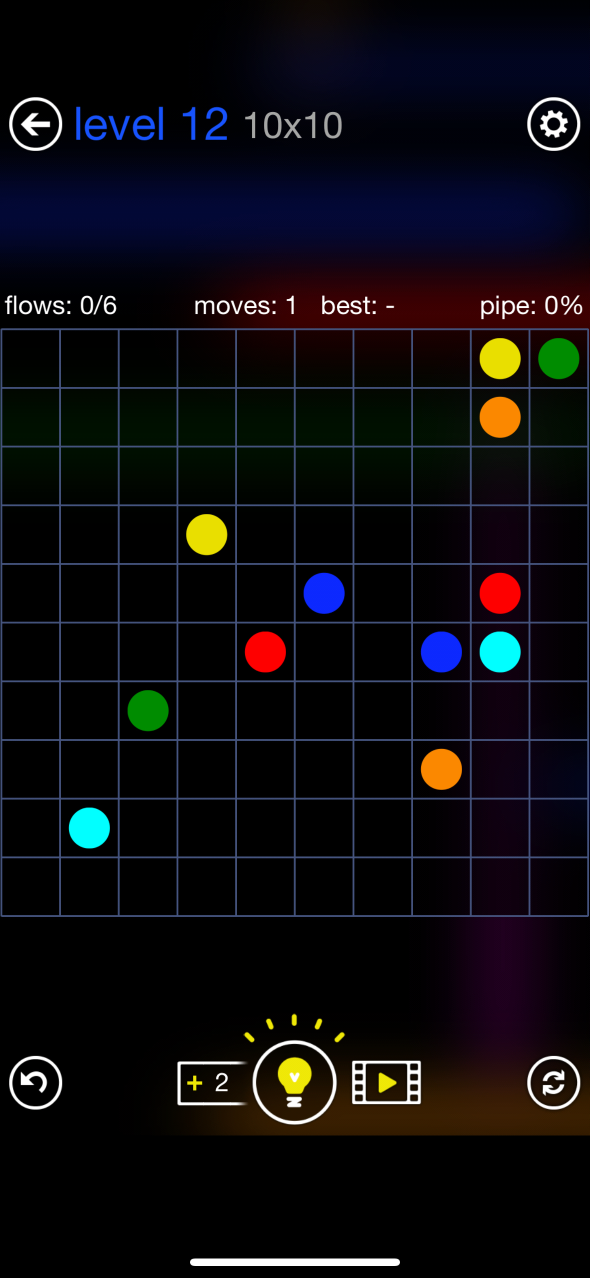
#> input picture python/test_inputs/screenshot.jpg, 1179 x 2556 px (shown at 1/2 size)
$ python analyze_screenshot.py   (older library calls are emulated)
#> lines starting #> are read from the running program, lines starting #| are printed output that depends on the picture; after the words box and inside, x2 and y2 are one past the last pixel; in counts of white or black regions, pixels touching at a corner belong together
#> further down, img is the input picture: shape (2556, 1179, 3); mean B, G, R 15.5, 11.9, 13.5
### python/solve_sat.py
import pycosat

mapping = {0: "v", 1: "^", 2: ">", 3: "<", 4: "*", 5: ".", 6: "#"}  # mod 7

ANSI_START = "\x1b[1;"
ANSI_END = "\x1b[0m"
colors = [
    41,
    42,
    43,
    44,
    45,
    46,
    47,
    48,
]

# [17 lines left out: function render, not called in this run]

def solve(endpoints, n, m):
    clauses = []
    num_colors = len(endpoints)
    # encoding: cell (i, j) with color k is represented by (i * m + j) * num_colors + k + 1
    def encode(i, j, k):
        return (i * m + j) * num_colors + k + 1

    # [7 lines left out: function decode, not called in this run]

    # neighbors
    def get_neighbors(i, j):
        neighbors = []
        for di, dj in [(-1, 0), (1, 0), (0, -1), (0, 1)]:
            ni, nj = i + di, j + dj
            if 0 <= ni < n and 0 <= nj < m:
                neighbors.append((ni, nj))
        return neighbors

    endpoint_mapping = {}
    for s, e, c in endpoints:
        endpoint_mapping[(s[0], s[1])] = c
        endpoint_mapping[(e[0], e[1])] = c
    # each cell has exactly one color
    # endpoint cells have their designated color
    # print("endpoint_mapping", endpoint_mapping)
    # print("SETTING CELL COLORS")
    for i in range(n):
        for j in range(m):
            # print("i,j", i, j)
            if (i, j) in endpoint_mapping:
                c = endpoint_mapping[(i, j)]
                # print("endpoint", i, j, c)
                clauses.append([encode(i, j, c)])
                # print([encode(i, j, c)])
                for k in range(num_colors):
                    if k != c:
                        clauses.append([-encode(i, j, k)])
                        # print([-encode(i, j, k)])
            else:
                clauses.append([encode(i, j, k) for k in range(num_colors)])
                # print([encode(i, j, k) for k in range(num_colors)])
                for k in range(num_colors):
                    for k2 in range(k + 1, num_colors):
                        clauses.append([-encode(i, j, k), -encode(i, j, k2)])
                        # print([-encode(i, j, k), -encode(i, j, k2)])
    # connecting cells have exactly two neighbors with the same color
    # endpoint cells have exactly one neighbor with the same color
    # print("CONNECTING CELLS")
    for i in range(n):
        for j in range(m):
            # print("i,j", i, j)
            neighbors = get_neighbors(i, j)
            if (i, j) in endpoint_mapping:
                # endpoint cell
                c = endpoint_mapping[(i, j)]
                clauses.append([encode(n1, n2, c) for n1, n2 in neighbors])
                # print([encode(n1, n2, c) for n1, n2 in neighbors])
                for n1 in range(len(neighbors)):
                    for n2 in range(n1 + 1, len(neighbors)):
                        ni1, nj1 = neighbors[n1]
                        ni2, nj2 = neighbors[n2]
                        clauses.append([-encode(ni1, nj1, c), -encode(ni2, nj2, c)])
                        # print([-encode(ni1, nj1, c), -encode(ni2, nj2, c)])
            else:
                # normal cell
                for k in range(num_colors):
                    # this encodes the condition that exactly two neighbors have color k (if (i, j) has color k)
                    if len(neighbors) == 2:
                        clauses.append([-encode(i, j, k), encode(neighbors[0][0], neighbors[0][1], k)])
                        clauses.append([-encode(i, j, k), encode(neighbors[1][0], neighbors[1][1], k)])
                    # in any group of two neighbors, at least one has color k
                    # and at least one of the three neighbors does not has color k
                    if len(neighbors) == 3:
                        for n1 in range(len(neighbors)):
                            for n2 in range(n1 + 1, len(neighbors)):
                                ni1, nj1 = neighbors[n1]
                                ni2, nj2 = neighbors[n2]
                                clauses.append([-encode(i, j, k), encode(ni1, nj1, k), encode(ni2, nj2, k)])
                        clauses.append([-encode(i, j, k)] + [-encode(ni, nj, k) for ni, nj in neighbors])
                    # in every group of three neighbors, at least one does not have color k
                    # and at least one has color k
                    if len(neighbors) == 4:
                        for n1 in range(len(neighbors)):
                            for n2 in range(n1 + 1, len(neighbors)):
                                for n3 in range(n2 + 1, len(neighbors)):
                                    ni1, nj1 = neighbors[n1]
                                    ni2, nj2 = neighbors[n2]
                                    ni3, nj3 = neighbors[n3]
                                    clauses.append([-encode(i, j, k), -encode(ni1, nj1, k), -encode(ni2, nj2, k), -encode(ni3, nj3, k)])
                                    clauses.append([-encode(i, j, k), encode(ni1, nj1, k), encode(ni2, nj2, k), encode(ni3, nj3, k)])
    print(len(clauses), "clauses")
    sol_raw = pycosat.solve(clauses)
    # print("sol_raw", sol_raw)
    color_board = [[0] * m for _ in range(n)]
    for x in sol_raw:
        if x > 0:
            i, j, k = decode(x)
            color_board[i][j] = k

    # convert to puzzle format used in original solver
    puzzle = [[0] * m for _ in range(n)]
    for s, e, c in endpoints:
        puzzle[s[0]][s[1]] = c * 7 + 4
        visited = set()
        visited.add(s)
        while s != e:
            for i, nxt in enumerate([
                (s[0] - 1, s[1]),
                (s[0] + 1, s[1]),
                (s[0], s[1] - 1),
                (s[0], s[1] + 1),
            ]):
                if 0 <= nxt[0] < n and 0 <= nxt[1] < m:
                    if color_board[nxt[0]][nxt[1]] == color_board[s[0]][s[1]] and nxt not in visited:
                        visited.add(nxt)
                        s = nxt
                        if s == e:
                            puzzle[s[0]][s[1]] = c * 7 + 4 # + i
                        else:
                            puzzle[s[0]][s[1]] = c * 7 + i
                        break
    return puzzle

# [18 lines left out: function read_input, not called in this run]

# [12 lines that do not run on import are left out]

### python/analyze_screenshot.py
import cv2
from solve_sat import *
from rich import print


def analyze_screenshot(image):
    # crop to grid
    gray = cv2.cvtColor(image, cv2.COLOR_BGR2GRAY)
    edges = cv2.Canny(gray, 50, 150)
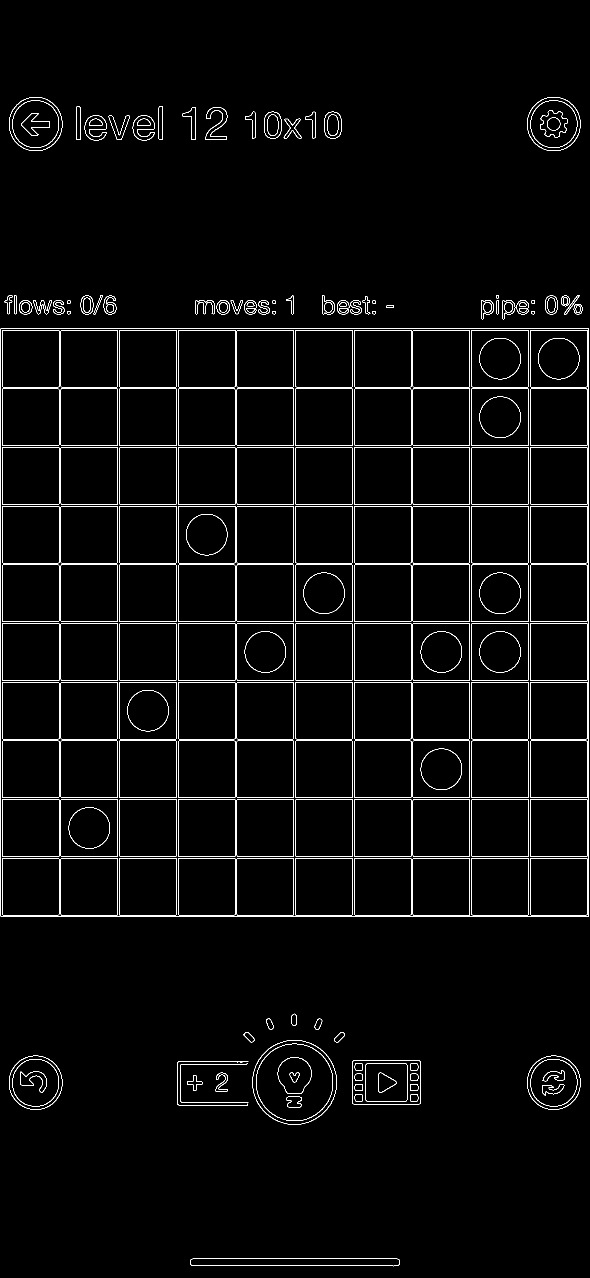
#> edges: shape (2556, 1179) (shown at 1/2 size); 2.3% white in thin lines or dots
    contours, _ = cv2.findContours(edges, cv2.RETR_EXTERNAL, cv2.CHAIN_APPROX_SIMPLE)
#> contours = 69 contours, 8 with area under 20; largest, box (x1, y1, x2, y2) and area: (1, 656, 1178, 1834) 1384149, (505, 2080, 674, 2249) 22294, (704, 2121, 842, 2209) 11909, (18, 2111, 125, 2220) 9049, (1054, 2111, 1161, 2220) 9048
    contour_largest = sorted(contours, key=cv2.contourArea)[-1]
#> contour_largest = contour of 9 points, box (x1, y1, x2, y2) (1, 656, 1178, 1834), area 1384149
    x, y, w, h = cv2.boundingRect(contour_largest)
#> x = 1; y = 656; w = 1177; h = 1178
    cropped = image[y : y + h, x : x + w]
    cropped = cv2.resize(cropped, (600, int(600 * h / w)))
#> cropped: shape (600, 600, 3)

    # grid detection
    gray = cv2.cvtColor(cropped, cv2.COLOR_BGR2GRAY)
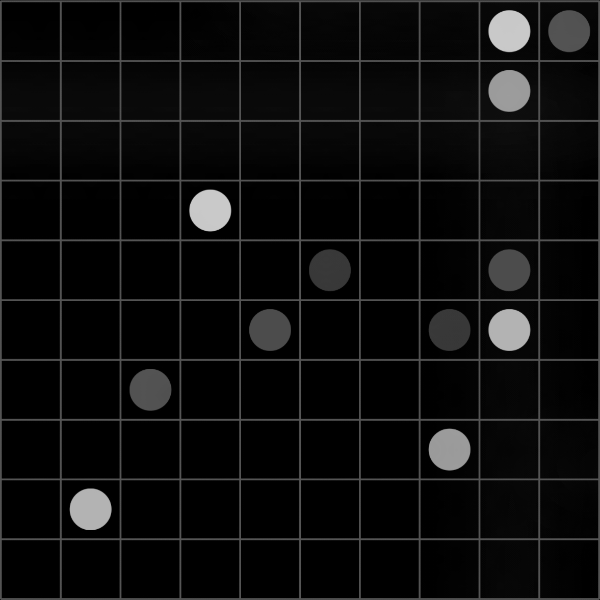
#> gray: shape (600, 600); min 0, max 202, mean 13.5
    thresh = cv2.threshold(gray, 0, 255, cv2.THRESH_OTSU)[1]
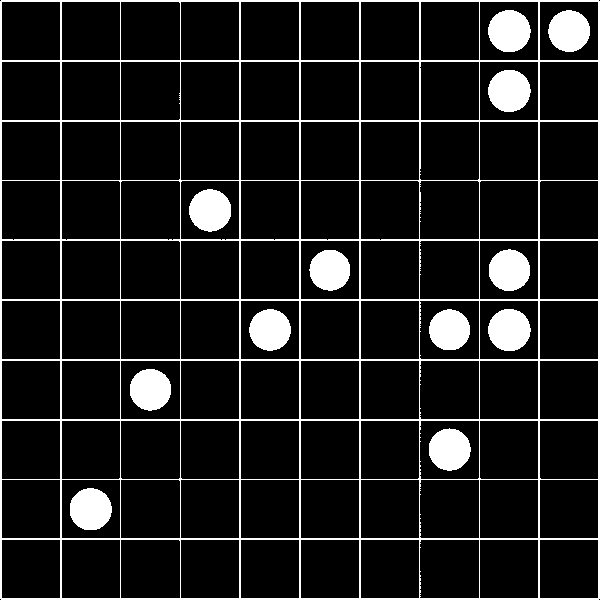
#> thresh: shape (600, 600); 10.9% white; 13 white regions, largest, box (x1, y1, x2, y2) and area: (0, 0, 600, 600) 22773, (488, 70, 531, 112) 1413, (488, 309, 531, 351) 1412
    sobelx = cv2.Sobel(thresh, cv2.CV_64F, 1, 0, ksize=5)
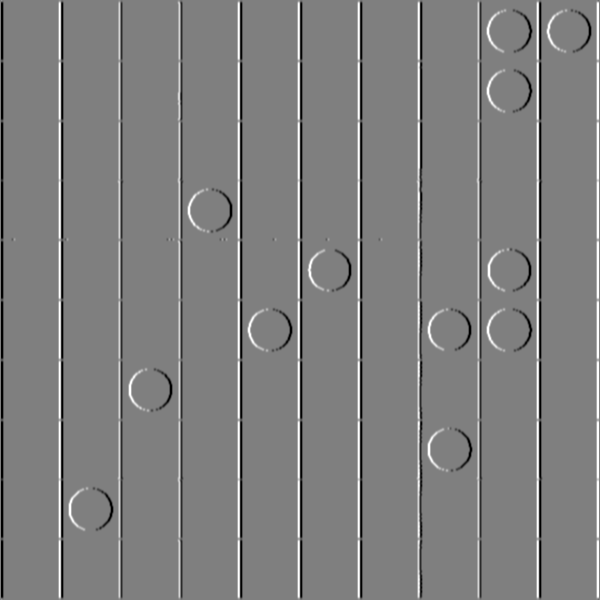
#> sobelx: shape (600, 600) float64; min -12240, max 12240, mean 0; drawn with min black and max white
    sobelx = cv2.convertScaleAbs(cv2.max(sobelx, 0))
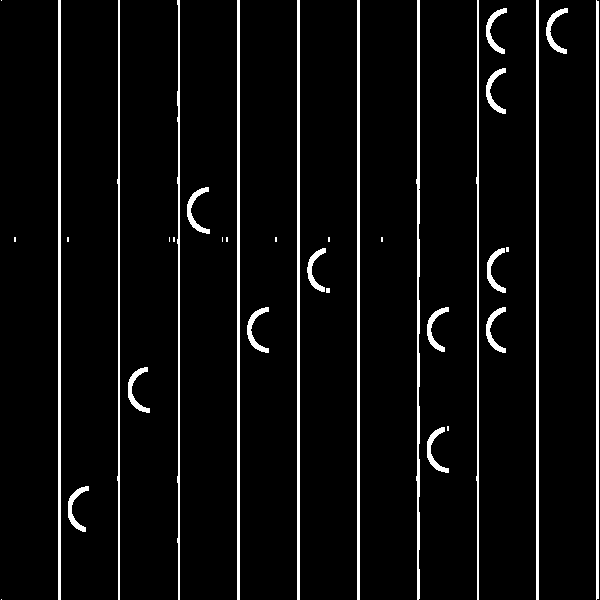
#> sobelx: shape (600, 600); 5.6% white; 36 white regions (13 under 20 px), largest, box (x1, y1, x2, y2) and area: (58, 0, 61, 600) 1800, (237, 0, 240, 600) 1800, (297, 0, 300, 600) 1800
    cv2.imshow("Sobel", sobelx)

    # hough lines
    lines = cv2.HoughLinesP(
        sobelx, 1, 3 / 180, threshold=100, minLineLength=100, maxLineGap=10
    )
#> lines = 27 rows, first 6: [59, 599, 59, 0], [178, 599, 178, 0], [359, 599, 359, 0], [299, 599, 299, 0], [597, 598, 597, 1], [357, 599, 357, 0]
    x_pos = [line[0][0] for line in lines]
#> x_pos = 27 values, max 598 at index 22, min 58 at index 18, mean 335.7
    x_pos.sort()
    dist = 0
    num_lines = 0
    for i in range(len(x_pos) - 1):
        if x_pos[i + 1] - x_pos[i] > 10:
            dist += x_pos[i + 1] - x_pos[i]
            num_lines += 1
#> this loop made 26 passes
#> dist on passes 3, 5, 7, 10, 13, 16, 19, 21, 24: 58, 117, 175, 233, 291, 349, 407, 465, 523
#> after the loop, dist = 523; num_lines = 9
    dist /= num_lines
#> dist = 58.11
    grid_size = round(600 / dist)
#> grid_size = 10
    print("Grid size:", grid_size)

    # sample
    points = []
    # cropped = cv2.bitwise_and(cropped, cropped, mask=thresh)
    dist = 600 // grid_size
#> dist = 60
    for i in range(grid_size):
        for j in range(round(grid_size * h / w)):
            x = int(i * dist + dist / 2)
            y = int(j * dist + dist / 2)
            if cropped[y, x][0] > 50 or cropped[y, x][1] > 50 or cropped[y, x][2] > 50:
                points.append((j, i, tuple(cropped[y, x])))
                cv2.drawMarker(cropped, (x, y), (0, 0, 255), cv2.MARKER_CROSS, 10, 2)
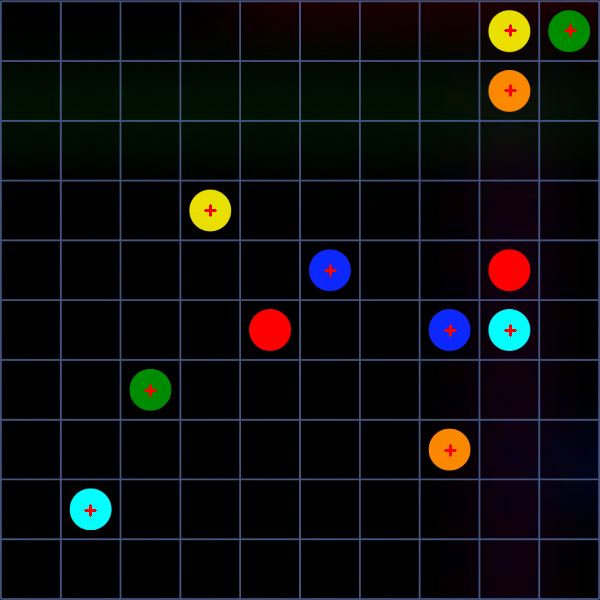
#> cropped: shape (600, 600, 3); mean B, G, R 13.9, 13.6, 12.8
#> after the loop, points = 12 items
    print(len(points), "points found")

    # match endpoints
    endpoints = []
    for i in range(len(points)):
        best = None
        best_dist = 100
        for j in range(i):
            print(points[i][2], points[j][2])
            d = (
                int(int(points[i][2][0]) - int(points[j][2][0])) ** 2
                + int(int(points[i][2][1]) - int(points[j][2][1])) ** 2
                + int(int(points[i][2][2]) - int(points[j][2][2])) ** 2
            )

            if d < best_dist:
                best_dist = d
                best = points[j][0:2]
                print(points[i][2], points[j][2], d)
        if best is not None:
            endpoints.append([points[i][0:2], best, len(endpoints)])
            cv2.line(
                cropped,
                (
                    int(points[i][1] * dist + dist / 2),
                    int(points[i][0] * dist + dist / 2),
                ),
                (int(best[1] * dist + dist / 2), int(best[0] * dist + dist / 2)),
                (255, 0, 0),
                2,
            )
        else:
            print("No best found for", points[i])
#> this loop made 12 passes
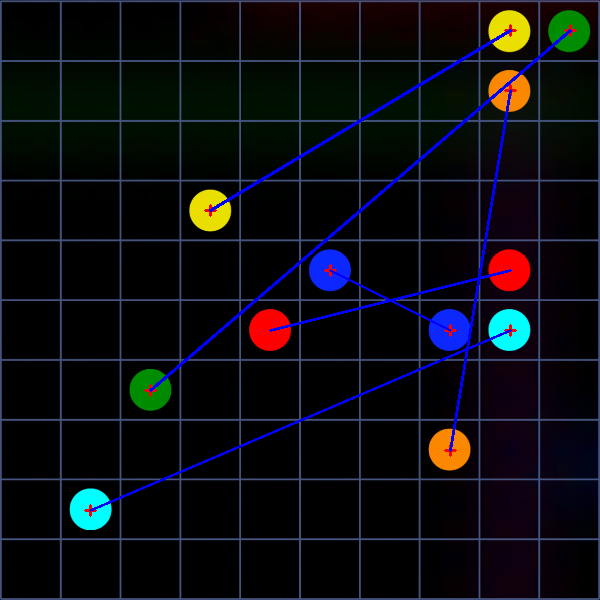
#> cropped: shape (600, 600, 3); 1.67% of pixels changed, all inside (x1, y1, x2, y2) = (89, 29, 572, 512)
#> after the loop, endpoints = [[(5, 7), (4, 5), 0], [(0, 8), (3, 3), 1], [(1, 8), (7, 7), 2], [(4, 8), (5, 4), 3], [(5, 8), (8, 1), 4], [(0, 9), (6, 2), 5]]
    cv2.imshow("Endpoints", cropped)
    print("Endpoints:", endpoints)
    cv2.waitKey(0)
    return endpoints, round(grid_size * h / w), grid_size


if __name__ == "__main__":
    img = cv2.imread("test_inputs/screenshot.jpg")
    endpoints, n, m = analyze_screenshot(img)
#> n = 10; m = 10
    puzzle = solve(endpoints, n, m)
#> in solve, `num_colors = len(endpoints)`: num_colors = 6
#> the loop in solve, `for s, e, c in endpoints:` made 6 passes
#> e on passes 1 to 6: (4, 5), (3, 3), (7, 7), (5, 4), (8, 1), (6, 2)
#> after the loop in solve, `for s, e, c in endpoints:`: endpoint_mapping = 12 items
#> after the loop in solve, `for i in range(n):`: clauses = 1480 items, first 6: [1, 2, 3, 4, 5, 6], [-1, -2], [-1, -3], [-1, -4], [-1, -5], [-1, -6]
#> the loop in solve, `for i in range(n):` made 10 passes
#> after the loop in solve, `for i in range(n):`: clauses = 4928 items, first 6: [1, 2, 3, 4, 5, 6], [-1, -2], [-1, -3], [-1, -4], [-1, -5], [-1, -6]
#| 4928 clauses
#> (the run stopped early here; a loop or call above may not have finished)
